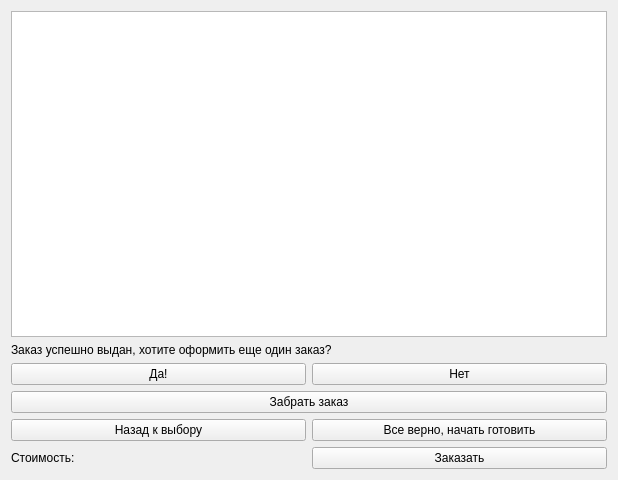
<?xml version="1.0" encoding="UTF-8"?>
<ui version="4.0">
 <class>deliveryTerminal</class>
 <widget class="QWidget" name="deliveryTerminal">
  <property name="geometry">
   <rect>
    <x>0</x>
    <y>0</y>
    <width>618</width>
    <height>480</height>
   </rect>
  </property>
  <property name="windowTitle">
   <string>IKIT Delivery</string>
  </property>
  <layout class="QVBoxLayout" name="verticalLayout_2">
   <item>
    <layout class="QGridLayout" name="dishesLayout"/>
   </item>
   <item>
    <layout class="QVBoxLayout" name="doOredrLayout"/>
   </item>
   <item>
    <widget class="QTextBrowser" name="orderTextBrowser"/>
   </item>
   <item>
    <layout class="QVBoxLayout" name="verticalLayout">
     <item>
      <widget class="QLabel" name="doNewOrderLabel">
       <property name="text">
        <string>Заказ успешно выдан, хотите оформить еще один заказ?</string>
       </property>
      </widget>
     </item>
     <item>
      <layout class="QHBoxLayout" name="horizontalLayout_3">
       <item>
        <widget class="QPushButton" name="doNewOrderButton">
         <property name="text">
          <string>Да!</string>
         </property>
        </widget>
       </item>
       <item>
        <widget class="QPushButton" name="exitButton">
         <property name="text">
          <string>Нет</string>
         </property>
        </widget>
       </item>
      </layout>
     </item>
    </layout>
   </item>
   <item>
    <widget class="QPushButton" name="getOrderButton">
     <property name="text">
      <string>Забрать заказ</string>
     </property>
    </widget>
   </item>
   <item>
    <layout class="QHBoxLayout" name="horizontalLayout_2">
     <item>
      <widget class="QPushButton" name="backToPickButton">
       <property name="text">
        <string>Назад к выбору</string>
       </property>
      </widget>
     </item>
     <item>
      <widget class="QPushButton" name="doOrderButton">
       <property name="text">
        <string>Все верно, начать готовить</string>
       </property>
      </widget>
     </item>
    </layout>
   </item>
   <item>
    <layout class="QHBoxLayout" name="horizontalLayout">
     <item>
      <widget class="QLabel" name="orderCostLabel">
       <property name="text">
        <string>Стоимость:</string>
       </property>
      </widget>
     </item>
     <item>
      <widget class="QPushButton" name="makeOrderButton">
       <property name="text">
        <string>Заказать</string>
       </property>
      </widget>
     </item>
    </layout>
   </item>
  </layout>
 </widget>
 <resources/>
 <connections/>
</ui>
